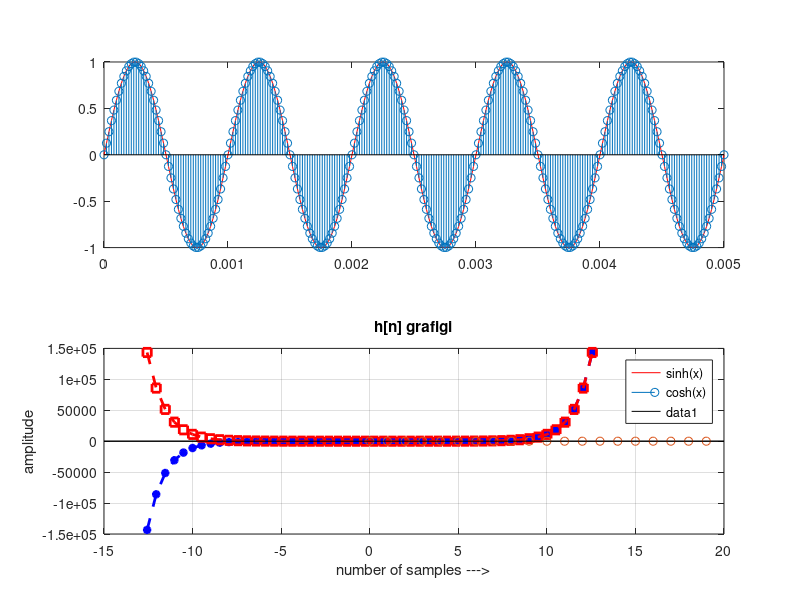

Here is the MATLAB script that generated this plot:
%%sawtooth periodic Wawe
fs=100000;
t=0:1/fs:1.5;
f=100
x1=sawtooth(2*pi*f*t);
plot(t,x1)
axis([0 0.2 -1.2 1.2])
xlabel('Time(sec)')
ylabel('Amplitude')
title('Sawtooth Periodic Wawe')

%%
fs=1000000;
t=0:1/fs:1.5;
f=20
x1=square(2*pi*f*t);
plot(t,x1)
axis([0 0.2 -1.2 1.2])
xlabel('Time(sec)')
ylabel('Amplitude')
title('Square Periodic Wawe')

%% ct unit sample/unit step/unit ramp/unit quad
t=(-5:0.01:5);
impulse = t==0;
unitstep = t>=0;
ramp = t.*unitstep;
quad = t.^2.*unitstep;
subplot(2,2,1)
plot(t,impulse,'Linewidth',2,'Color','r')
subplot(2,2,2)
plot(t,unitstep,'Linewidth',2,'Color','g')
subplot(2,2,3)
plot(t,ramp,'Linewidth',2, 'Color','b')
subplot(2,2,4)
plot(t,quad,'Linewidth',2, 'Color','k')
grid on

%% soru 2-Dt unit ramp
clear all;
close all;
clc;
N=10;
n=0:1:N;
a=1; %amplitude factor
y=a*n;
stem(n,y, 'filled','LineWidth',2,'Color', 'b')
ylabel('amplitude');
xlabel('number of samples----->');
title('discrete ramp signal');
display(y);

%% CT sin signal
clc;
clear all;
close all;
fs=1000;               %sampling frequency
dt=1/fs;               %second per sample
StopTime=0.25;         %seconds
t=(0:1/fs:0.5);        %seconds
F=20;                  %sine wiwe Frequency
signal= sin(2*pi*F*t);
plot(t,signal,'Linewidth',2, 'Color','b')

%% CT Cos signal
clc;
clear all;
close all;
fs=1000;               %sampling frequency
T_s=1/fs;               %second per sample
StopTime=0.25;         %seconds
t=(0:T_s:0.5);        %seconds
F=20;                  %sine wiwe Frequency
signal= cos(2*pi*F*t);
plot(t,signal,'Linewidth',2, 'Color','b')
grid on
xlabel('\itt','Fontname','Times','FontSize',24);
ylabel('x[{\itt}]','Fontname','Times','FontSize',24);

%% DT Cos Signal
clc;
clear all;
close all;
n=0:36;
x=cos(2*pi*n/36);
p=stem(n,(x), 'k', 'filled');
set(p,'Linewidth',2, 'MarkerSize', 4);
xlabel('\itt','Fontname','Times','FontSize',24);
ylabel('x[{\itt}]','Fontname','Times','FontSize',24);

%% Dt Sin Signal
clc;
clear all;
close all;
n=0:105;
x=sin(2*pi*n/35);
p=stem(n,(x), 'k', 'filled');
set(p,'Linewidth',2, 'MarkerSize', 4);
xlabel('\itt','Fontname','Times','FontSize',24);
ylabel('x[{\itt}]','Fontname','Times','FontSize',24);

%% Cos Signal Sampling
clc;
clear all;
close all;
f=1000; %fs veya f ayni
T=1/f;
tmin=0;
tmax=5*T;
%sampling ratio
dt=T/100;
dt1=1/50000;
dt2=1/3000;
t=tmin:dt:tmax;
t1=tmin:dt1:tmax;
t2=tmin:dt2:tmax;
x=sin(2*pi*f*t);
x1=sin(2*pi*f*t1);
x2=sin(2*pi*f*t2);
subplot(211)
plot(t,x,'r');
hold on
stem(t1,x1);
subplot(212)
plot(t,x,'r');
hold on
stem(t2,x2);

%% sine and cosine hyperbolic function
N=50;
x=linspace(-4*pi,4*pi,N);
f=(exp(x)-exp(-x))/2; %sine hyperbolic function
g=(exp(x)+exp(-x))/2; %cosine hyperbolic function
plot(x,f,'--g*','LineWidth',2,'Color','b') %sine function
hold on
plot(x,g,'--bs','LineWidth',2,'Color','r') %cosine function
xlabel('Time')
ylabel('sinh(x) and cosh(x) Functions')
title('Hyperbolic Trigonometric Functions Plotting');
legend('sinh(x)','cosh(x)')

%% atomic structure example
clc;
clear all;
close all;
N=20;
n=0:1:N-1;
y=(3/5).^(n);
stem(n,y,'Linewidth',2,'Color','b');
ylabel('amplitude');
xlabel('number of samples --->');
xlim=[0 20];
ylim=[-1 3];
grid on
title('h[n] grafigi')